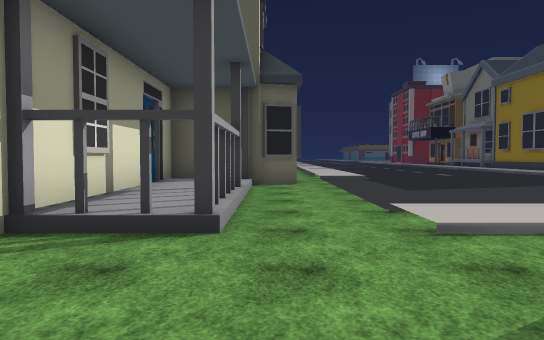
view 1 (above)

24 first-person views from a walk through a 3-D level made in the Unity game engine. The camera is 1.4 m above the floor, tilts 2° down and sees 70° across. The floor is counted in squares, 2 m on a side. Each view is taken from the middle of a square. On the plan, view 1 faces up. The plan holds only what a view shows up to about 11 squares ahead; the rest is blank. The place goes on beyond the plan. Some trees and plants on the terrain are drawn as simple stand-ins. The player character is not drawn. Some surface patterns are stand-ins.

view 2
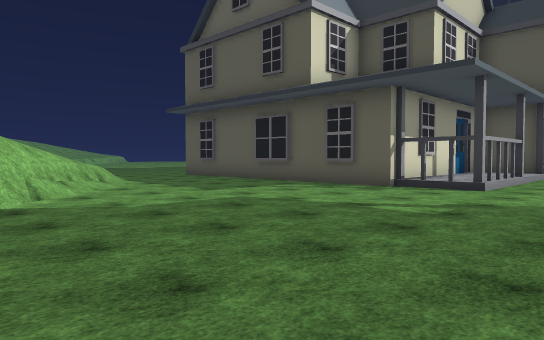

view 3
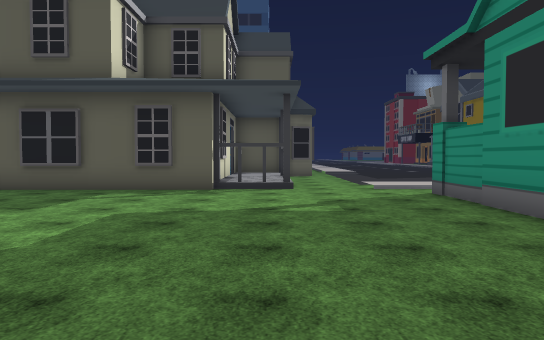

view 4
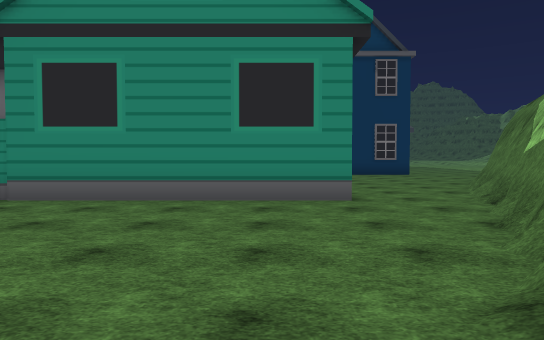

view 5
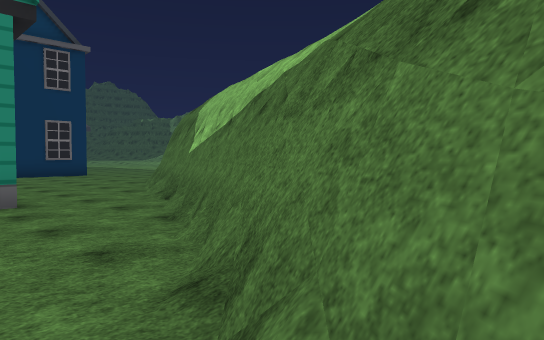

view 6
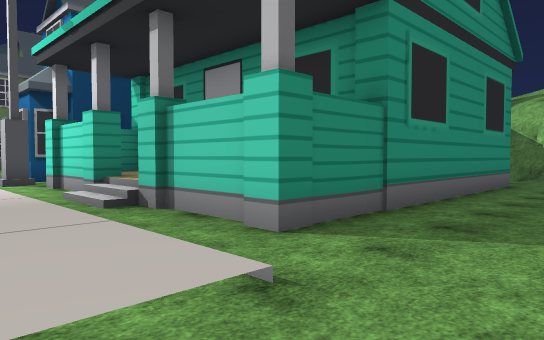

view 7
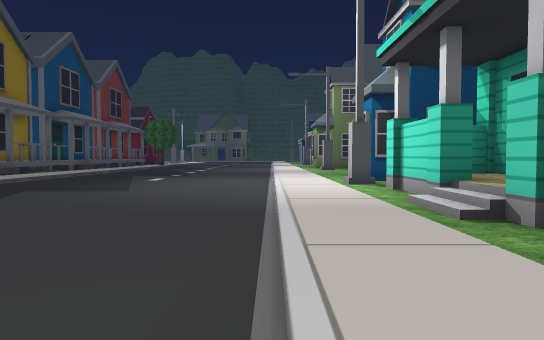

view 8
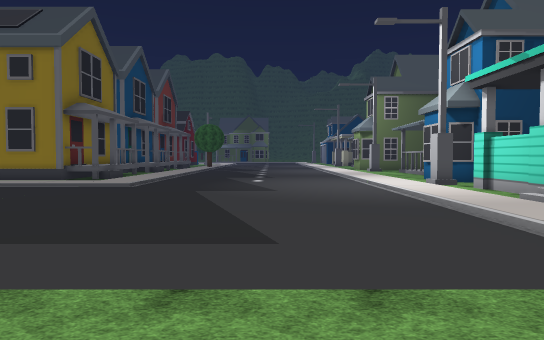

view 9
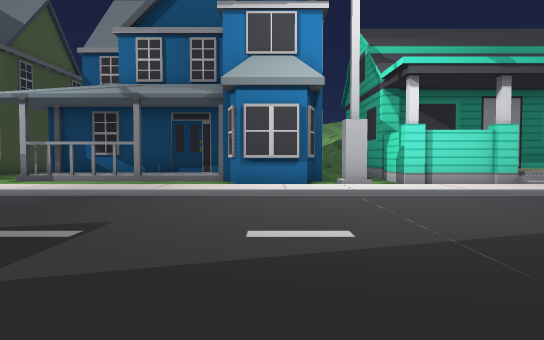

view 10
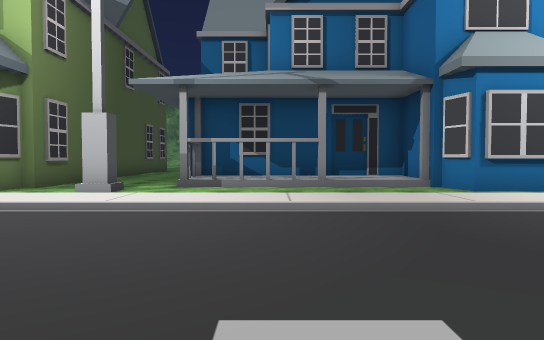

view 11
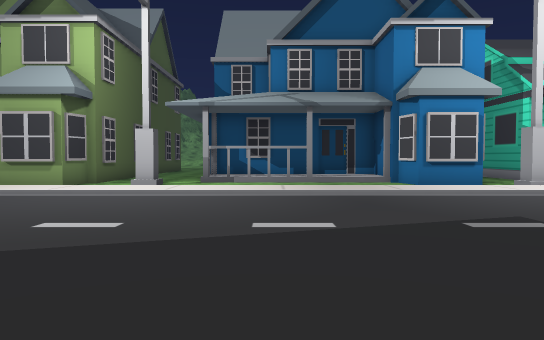

view 12
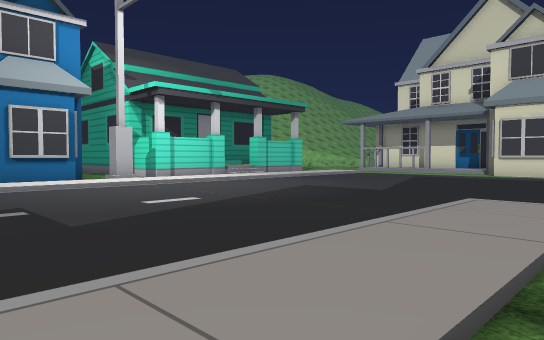

view 13
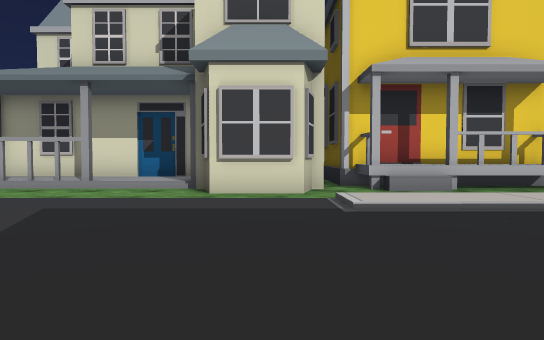

view 14
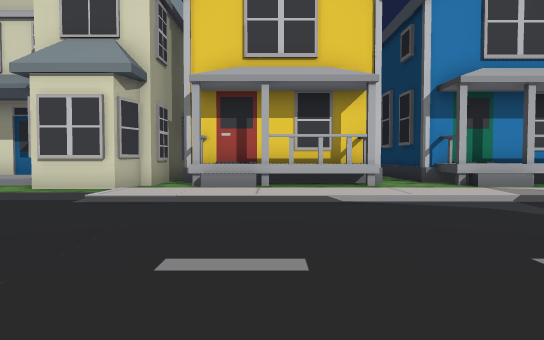

view 15
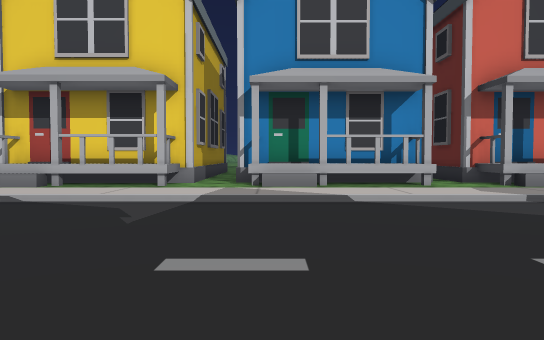

view 16
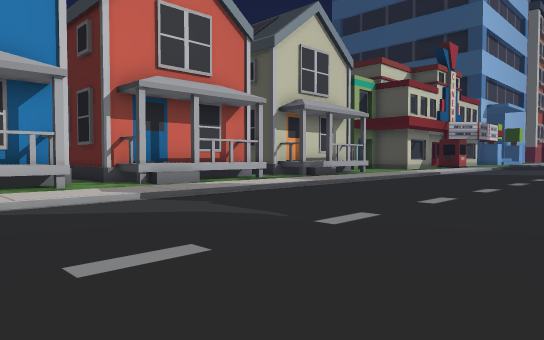

view 17
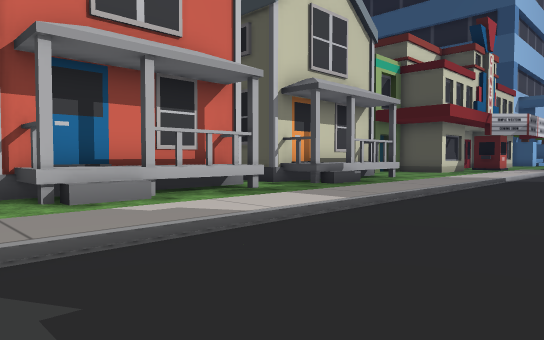

view 18
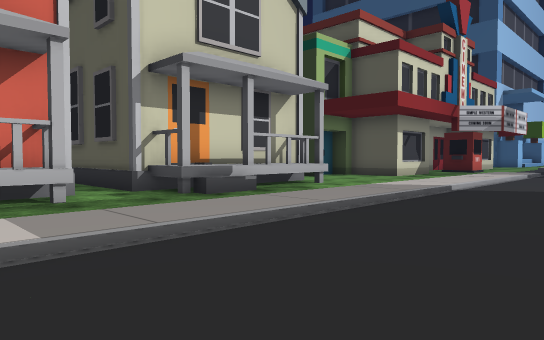

view 19
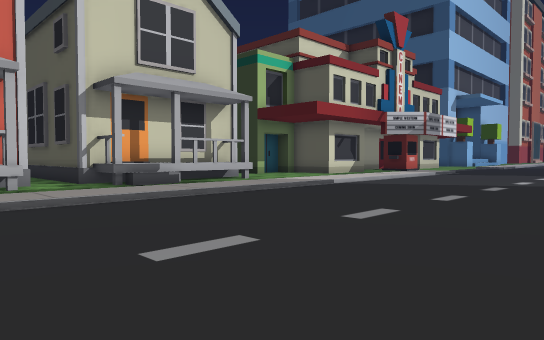

view 20
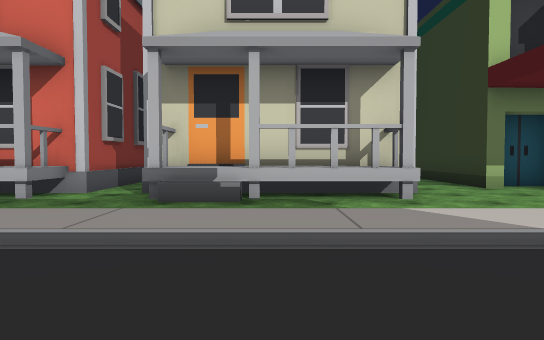

view 21
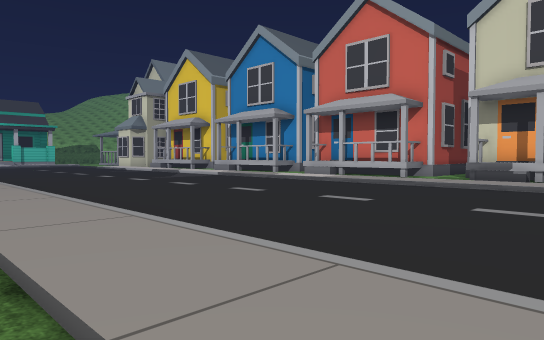

view 22
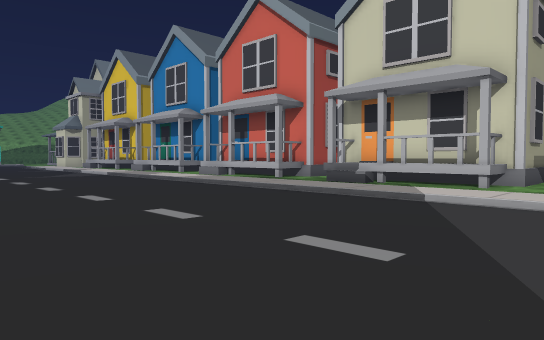

view 23
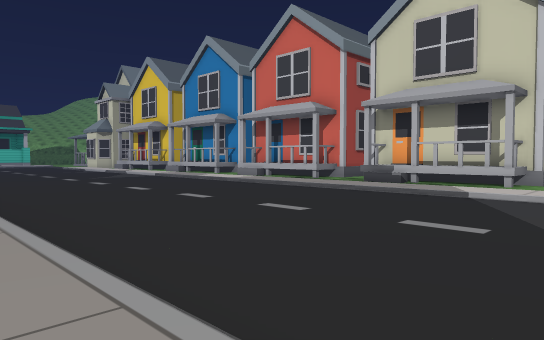

view 24
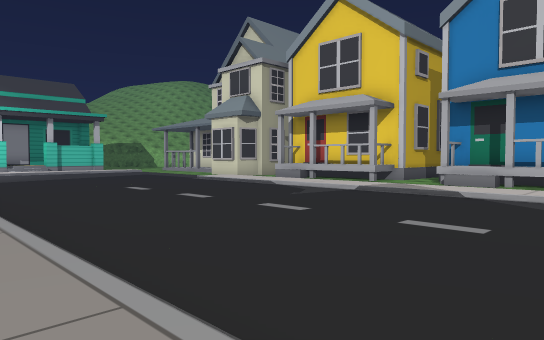

### Floor plan
Key: @ floor where view 1 was taken; # wall or solid block; x gap in a wall; . main floor; : floor 0.25 m higher than the main floor; + floor 0.75 m higher than the main floor; / step, stairs or slope; = window, fence, low wall or low ledge; ^ raised ledge; v drop or lower ground.
Columns run from 6 left of view 1 to 25 right of it. Each row starts with its distance up from view 1.
 39  ###..  :/...... :
 38  .......:/....../
 37   ###...:/....../:
 36     #^..:/....../:.
 35     ##..:/....../:
 34     #^..:/....../:.
 33     #^^.:/....../:.
 32  ######.:/....../:
 31   ......:/....../:
 30  ####^..:/....../:
 29     #^..:/....../:
 28     ##..:/....../:
 27     #^^.:/....../
 26     ##^.:/....../
 25     #...:/....../
 24     #^. :/....../:
 23     #^. :/....../
 22     #^. :/....../:
 21     #^^ :/....../:
 20     ##^ :/....../
 19     #.. :/....../
 18     #.. :/....../
 17     #^= :/....../
 16     #^= :/....../
 15     #^^ :/....../
 14     #^^ :/....../  .=^.
 13     #^x :/....../:::::: :
 12     ###.//......///////
 11      ##....................
 10    ####....................
  9    #::......................
  8    #::.......................
  7    #::.......................
  6    #:#........................
  5    #:#..///////////////////////
  4 ######..:::://:::::::::::::::::
  3 #...........//...#
  2 .........###+###..###.......#.##
  1 .........#  +++#..###//#::#..##
  0 ......@..#     #    #::::::..#
 -1 .........#          #######..#
 -2 /........#
 -3 =/.......#
 -4 /#/......#
 -5   ##/....#
 -6    v#/........
 -7     /###......
 -8      //###....

Positions as (right, up) in squares from view 1, and headings:
1: (0, 0), facing up
2: (2, -5), facing up-left
3: (-1, -6), facing up
4: (-4, -4), facing right
5: (-4, -4), facing down-right
6: (0, 5), facing down-right
7: (1, 5), facing right
8: (-1, 8), facing right
9: (13, 12), facing down
10: (18, 10), facing down
11: (18, 13), facing down
12: (16, 14), facing down-left
13: (8, 11), facing left
14: (9, 15), facing left
15: (9, 20), facing left
16: (9, 21), facing up-left
17: (6, 24), facing up-left
18: (6, 28), facing up-left
19: (9, 28), facing up-left
20: (6, 34), facing left
21: (12, 36), facing down-left
22: (9, 39), facing down-left
23: (11, 39), facing down-left
24: (11, 24), facing down-left
